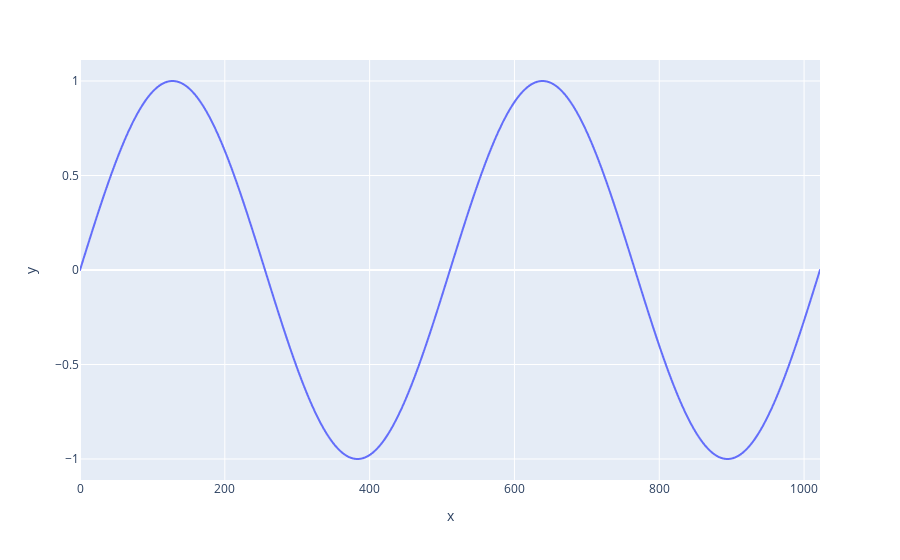

The code cell stored with this chart in its notebook:
### Code cell
coverage_arr = numpy.sin(numpy.linspace(0, 4*numpy.pi, 1023))  # sinusoidal coverage
print(coverage_arr)

fig = pltxpr.line(y=coverage_arr)
fig.show()

### Figure 1 — Plotly figure (JSON) as saved in the notebook; plotly's stock layout.template omitted (floating-point values rounded to 4 significant figures; data arrays with more than 128 entries replaced by an {"elided": "..."} marker saying what was removed)
{"data": [{"hovertemplate": "x=%{x}<br>y=%{y}<extra></extra>", "legendgroup": "", "line": {"color": "#636efa", "dash": "solid"}, "marker": {"symbol": "circle"}, "mode": "lines", "name": "", "showlegend": false, "type": "scattergl", "x": {"elided": "1023 int values"}, "xaxis": "x", "y": {"elided": "1023 float values"}, "yaxis": "y"}], "layout": {"legend": {"tracegroupgap": 0}, "margin": {"t": 60}, "xaxis": {"anchor": "y", "domain": [0, 1], "title": {"text": "x"}}, "yaxis": {"anchor": "x", "domain": [0, 1], "title": {"text": "y"}}}}
